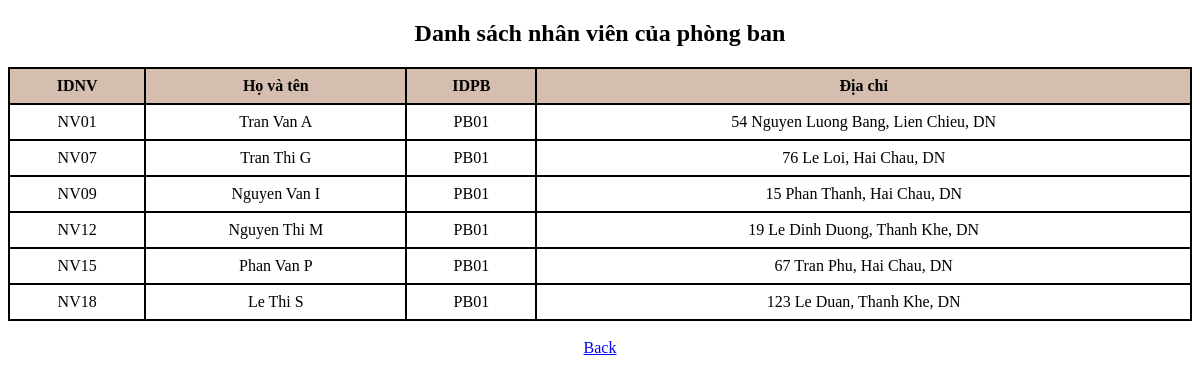
/xemthongtin_nv_pb.php?IDPB=PB01, run on the app's committed database.
### tables this page shows
CREATE TABLE `nhanvien` (
  `IDNV` varchar(10) NOT NULL,
  `Hoten` varchar(50) NOT NULL,
  `IDPB` varchar(10) NOT NULL,
  `Diachi` varchar(255) NOT NULL
);

### xemthongtin_nv_pb.php (the view, shortened to what this page needs)
<?php
@include('connect_db.php');
if (isset($_REQUEST['IDPB'])) {
    $IDPB = $_REQUEST['IDPB'];
    $sql = "SELECT * FROM nhanvien WHERE IDPB='$IDPB'";
    $result =  mysqli_query($conn, $sql);
} else {
    echo "Không có IDPB được truyền";
}
?>
<!DOCTYPE html>
<html lang="en">
<head>
    <link rel="stylesheet" href="style2.css">
</head>
<body>
    <h2>Danh sách nhân viên của phòng ban</h2>
    <table>
        <tr>
            <th>IDNV</th>
            <th>Họ và tên</th>
            <th>IDPB</th>
            <th>Địa chỉ</th>
        </tr>
        <?php
        if (mysqli_num_rows($result) > 0) {
            while ($row = mysqli_fetch_assoc($result)) {
                echo "<tr><td>" . $row["IDNV"] . "</td><td>" . $row["Hoten"] . "</td><td>" . $row["IDPB"] . "</td><td>" . $row["Diachi"] . "</td></tr>";
            }
        } else {
            echo "0 kết quả";
        }
        ?>
    </table>
    <br>
    <a href="xemthongtin_pb.php">Back</a>
</body>
</html>

### style2.css (style rules this page uses)
table { border-collapse: collapse; width: 100%; }
th, td { border: 2px solid black; padding: 8px; text-align: center; }
th { background-color: #d5bdaf; }
a { align-self: center; }
body { text-align: center; }

### data on the page
nhanvien: IDNV "NV01", Hoten "Tran Van A", IDPB "PB01", Diachi "54 Nguyen Luong Bang, Lien Chieu, DN"
nhanvien: IDNV "NV07", Hoten "Tran Thi G", IDPB "PB01", Diachi "76 Le Loi, Hai Chau, DN"
nhanvien: IDNV "NV09", Hoten "Nguyen Van I", IDPB "PB01", Diachi "15 Phan Thanh, Hai Chau, DN"
nhanvien: IDNV "NV12", Hoten "Nguyen Thi M", IDPB "PB01", Diachi "19 Le Dinh Duong, Thanh Khe, DN"
nhanvien: IDNV "NV15", Hoten "Phan Van P", IDPB "PB01", Diachi "67 Tran Phu, Hai Chau, DN"
nhanvien: IDNV "NV18", Hoten "Le Thi S", IDPB "PB01", Diachi "123 Le Duan, Thanh Khe, DN"
